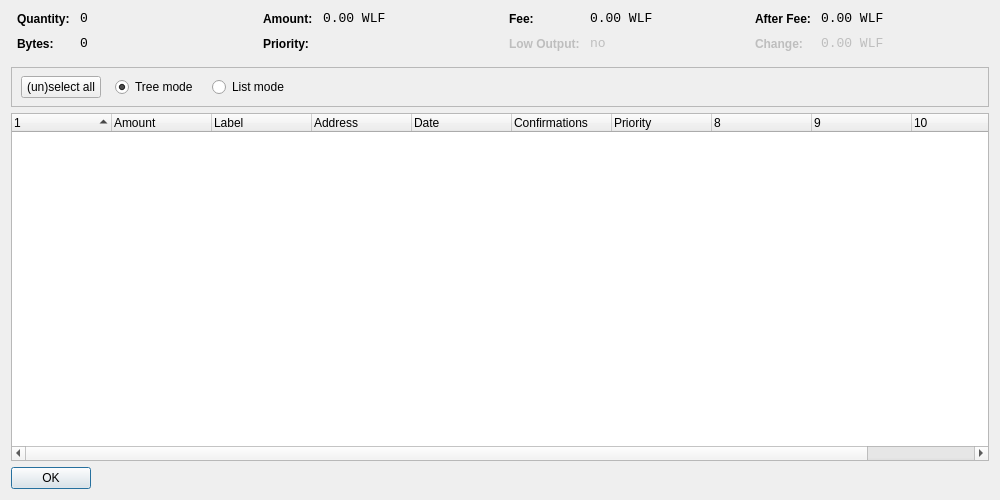
<?xml version="1.0" encoding="UTF-8"?>
<ui version="4.0">
 <class>CoinControlDialog</class>
 <widget class="QDialog" name="CoinControlDialog">
  <property name="geometry">
   <rect>
    <x>0</x>
    <y>0</y>
    <width>1000</width>
    <height>500</height>
   </rect>
  </property>
  <property name="windowTitle">
   <string>Coin Control</string>
  </property>
  <layout class="QVBoxLayout" name="verticalLayout">
   <item>
    <layout class="QHBoxLayout" name="horizontalLayoutTop" stretch="0,0,0,0">
     <property name="topMargin">
      <number>0</number>
     </property>
     <property name="bottomMargin">
      <number>10</number>
     </property>
     <item>
      <layout class="QFormLayout" name="formLayoutCoinControl1">
       <property name="horizontalSpacing">
        <number>10</number>
       </property>
       <property name="verticalSpacing">
        <number>10</number>
       </property>
       <property name="leftMargin">
        <number>6</number>
       </property>
       <property name="rightMargin">
        <number>6</number>
       </property>
       <item row="0" column="0">
        <widget class="QLabel" name="labelCoinControlQuantityText">
         <property name="styleSheet">
          <string notr="true">font-weight:bold;</string>
         </property>
         <property name="text">
          <string>Quantity:</string>
         </property>
        </widget>
       </item>
       <item row="0" column="1">
        <widget class="QLabel" name="labelCoinControlQuantity">
         <property name="font">
          <font>
           <family>Monospace</family>
           <pointsize>10</pointsize>
          </font>
         </property>
         <property name="cursor">
          <cursorShape>IBeamCursor</cursorShape>
         </property>
         <property name="contextMenuPolicy">
          <enum>Qt::ActionsContextMenu</enum>
         </property>
         <property name="text">
          <string>0</string>
         </property>
         <property name="textInteractionFlags">
          <set>Qt::LinksAccessibleByMouse|Qt::TextSelectableByKeyboard|Qt::TextSelectableByMouse</set>
         </property>
        </widget>
       </item>
       <item row="1" column="0">
        <widget class="QLabel" name="labelCoinControlBytesText">
         <property name="styleSheet">
          <string notr="true">font-weight:bold;</string>
         </property>
         <property name="text">
          <string>Bytes:</string>
         </property>
        </widget>
       </item>
       <item row="1" column="1">
        <widget class="QLabel" name="labelCoinControlBytes">
         <property name="font">
          <font>
           <family>Monospace</family>
           <pointsize>10</pointsize>
          </font>
         </property>
         <property name="cursor">
          <cursorShape>IBeamCursor</cursorShape>
         </property>
         <property name="contextMenuPolicy">
          <enum>Qt::ActionsContextMenu</enum>
         </property>
         <property name="text">
          <string>0</string>
         </property>
         <property name="textInteractionFlags">
          <set>Qt::LinksAccessibleByMouse|Qt::TextSelectableByKeyboard|Qt::TextSelectableByMouse</set>
         </property>
        </widget>
       </item>
      </layout>
     </item>
     <item>
      <layout class="QFormLayout" name="formLayoutCoinControl2">
       <property name="horizontalSpacing">
        <number>10</number>
       </property>
       <property name="verticalSpacing">
        <number>10</number>
       </property>
       <property name="leftMargin">
        <number>6</number>
       </property>
       <property name="rightMargin">
        <number>6</number>
       </property>
       <item row="0" column="0">
        <widget class="QLabel" name="labelCoinControlAmountText">
         <property name="styleSheet">
          <string notr="true">font-weight:bold;</string>
         </property>
         <property name="text">
          <string>Amount:</string>
         </property>
        </widget>
       </item>
       <item row="0" column="1">
        <widget class="QLabel" name="labelCoinControlAmount">
         <property name="font">
          <font>
           <family>Monospace</family>
           <pointsize>10</pointsize>
          </font>
         </property>
         <property name="cursor">
          <cursorShape>IBeamCursor</cursorShape>
         </property>
         <property name="contextMenuPolicy">
          <enum>Qt::ActionsContextMenu</enum>
         </property>
         <property name="text">
          <string>0.00 WLF</string>
         </property>
         <property name="textInteractionFlags">
          <set>Qt::LinksAccessibleByMouse|Qt::TextSelectableByKeyboard|Qt::TextSelectableByMouse</set>
         </property>
        </widget>
       </item>
       <item row="1" column="0">
        <widget class="QLabel" name="labelCoinControlPriorityText">
         <property name="styleSheet">
          <string notr="true">font-weight:bold;</string>
         </property>
         <property name="text">
          <string>Priority:</string>
         </property>
        </widget>
       </item>
       <item row="1" column="1">
        <widget class="QLabel" name="labelCoinControlPriority">
         <property name="font">
          <font>
           <family>Monospace</family>
           <pointsize>10</pointsize>
          </font>
         </property>
         <property name="cursor">
          <cursorShape>IBeamCursor</cursorShape>
         </property>
         <property name="contextMenuPolicy">
          <enum>Qt::ActionsContextMenu</enum>
         </property>
         <property name="text">
          <string/>
         </property>
         <property name="textInteractionFlags">
          <set>Qt::LinksAccessibleByMouse|Qt::TextSelectableByKeyboard|Qt::TextSelectableByMouse</set>
         </property>
        </widget>
       </item>
      </layout>
     </item>
     <item>
      <layout class="QFormLayout" name="formLayoutCoinControl3">
       <property name="horizontalSpacing">
        <number>10</number>
       </property>
       <property name="verticalSpacing">
        <number>10</number>
       </property>
       <property name="leftMargin">
        <number>6</number>
       </property>
       <property name="rightMargin">
        <number>6</number>
       </property>
       <item row="0" column="0">
        <widget class="QLabel" name="labelCoinControlFeeText">
         <property name="styleSheet">
          <string notr="true">font-weight:bold;</string>
         </property>
         <property name="text">
          <string>Fee:</string>
         </property>
        </widget>
       </item>
       <item row="0" column="1">
        <widget class="QLabel" name="labelCoinControlFee">
         <property name="font">
          <font>
           <family>Monospace</family>
           <pointsize>10</pointsize>
          </font>
         </property>
         <property name="cursor">
          <cursorShape>IBeamCursor</cursorShape>
         </property>
         <property name="contextMenuPolicy">
          <enum>Qt::ActionsContextMenu</enum>
         </property>
         <property name="text">
          <string>0.00 WLF</string>
         </property>
         <property name="textInteractionFlags">
          <set>Qt::LinksAccessibleByMouse|Qt::TextSelectableByKeyboard|Qt::TextSelectableByMouse</set>
         </property>
        </widget>
       </item>
       <item row="1" column="0">
        <widget class="QLabel" name="labelCoinControlLowOutputText">
         <property name="enabled">
          <bool>false</bool>
         </property>
         <property name="styleSheet">
          <string notr="true">font-weight:bold;</string>
         </property>
         <property name="text">
          <string>Low Output:</string>
         </property>
        </widget>
       </item>
       <item row="1" column="1">
        <widget class="QLabel" name="labelCoinControlLowOutput">
         <property name="enabled">
          <bool>false</bool>
         </property>
         <property name="font">
          <font>
           <family>Monospace</family>
           <pointsize>10</pointsize>
          </font>
         </property>
         <property name="cursor">
          <cursorShape>IBeamCursor</cursorShape>
         </property>
         <property name="contextMenuPolicy">
          <enum>Qt::ActionsContextMenu</enum>
         </property>
         <property name="text">
          <string>no</string>
         </property>
         <property name="textInteractionFlags">
          <set>Qt::LinksAccessibleByMouse|Qt::TextSelectableByKeyboard|Qt::TextSelectableByMouse</set>
         </property>
        </widget>
       </item>
      </layout>
     </item>
     <item>
      <layout class="QFormLayout" name="formLayoutCoinControl4">
       <property name="fieldGrowthPolicy">
        <enum>QFormLayout::AllNonFixedFieldsGrow</enum>
       </property>
       <property name="horizontalSpacing">
        <number>10</number>
       </property>
       <property name="verticalSpacing">
        <number>10</number>
       </property>
       <property name="leftMargin">
        <number>6</number>
       </property>
       <property name="rightMargin">
        <number>6</number>
       </property>
       <item row="0" column="0">
        <widget class="QLabel" name="labelCoinControlAfterFeeText">
         <property name="styleSheet">
          <string notr="true">font-weight:bold;</string>
         </property>
         <property name="text">
          <string>After Fee:</string>
         </property>
        </widget>
       </item>
       <item row="0" column="1">
        <widget class="QLabel" name="labelCoinControlAfterFee">
         <property name="font">
          <font>
           <family>Monospace</family>
           <pointsize>10</pointsize>
          </font>
         </property>
         <property name="cursor">
          <cursorShape>IBeamCursor</cursorShape>
         </property>
         <property name="contextMenuPolicy">
          <enum>Qt::ActionsContextMenu</enum>
         </property>
         <property name="text">
          <string>0.00 WLF</string>
         </property>
         <property name="textInteractionFlags">
          <set>Qt::LinksAccessibleByMouse|Qt::TextSelectableByKeyboard|Qt::TextSelectableByMouse</set>
         </property>
        </widget>
       </item>
       <item row="1" column="0">
        <widget class="QLabel" name="labelCoinControlChangeText">
         <property name="enabled">
          <bool>false</bool>
         </property>
         <property name="styleSheet">
          <string notr="true">font-weight:bold;</string>
         </property>
         <property name="text">
          <string>Change:</string>
         </property>
        </widget>
       </item>
       <item row="1" column="1">
        <widget class="QLabel" name="labelCoinControlChange">
         <property name="enabled">
          <bool>false</bool>
         </property>
         <property name="font">
          <font>
           <family>Monospace</family>
           <pointsize>10</pointsize>
          </font>
         </property>
         <property name="cursor">
          <cursorShape>IBeamCursor</cursorShape>
         </property>
         <property name="contextMenuPolicy">
          <enum>Qt::ActionsContextMenu</enum>
         </property>
         <property name="text">
          <string>0.00 WLF</string>
         </property>
         <property name="textInteractionFlags">
          <set>Qt::LinksAccessibleByMouse|Qt::TextSelectableByKeyboard|Qt::TextSelectableByMouse</set>
         </property>
        </widget>
       </item>
      </layout>
     </item>
    </layout>
   </item>
   <item>
    <widget class="QFrame" name="frame">
     <property name="minimumSize">
      <size>
       <width>0</width>
       <height>40</height>
      </size>
     </property>
     <property name="frameShape">
      <enum>QFrame::StyledPanel</enum>
     </property>
     <property name="frameShadow">
      <enum>QFrame::Sunken</enum>
     </property>
     <widget class="QWidget" name="horizontalLayoutWidget">
      <property name="geometry">
       <rect>
        <x>10</x>
        <y>0</y>
        <width>781</width>
        <height>41</height>
       </rect>
      </property>
      <layout class="QHBoxLayout" name="horizontalLayoutPanel" stretch="0,0,0,0">
       <property name="spacing">
        <number>14</number>
       </property>
       <item>
        <widget class="QPushButton" name="pushButtonSelectAll">
         <property name="sizePolicy">
          <sizepolicy hsizetype="Maximum" vsizetype="Fixed">
           <horstretch>0</horstretch>
           <verstretch>0</verstretch>
          </sizepolicy>
         </property>
         <property name="text">
          <string>(un)select all</string>
         </property>
        </widget>
       </item>
       <item>
        <widget class="QRadioButton" name="radioTreeMode">
         <property name="sizePolicy">
          <sizepolicy hsizetype="Maximum" vsizetype="Fixed">
           <horstretch>0</horstretch>
           <verstretch>0</verstretch>
          </sizepolicy>
         </property>
         <property name="text">
          <string>Tree mode</string>
         </property>
         <property name="checked">
          <bool>true</bool>
         </property>
        </widget>
       </item>
       <item>
        <widget class="QRadioButton" name="radioListMode">
         <property name="sizePolicy">
          <sizepolicy hsizetype="Maximum" vsizetype="Fixed">
           <horstretch>0</horstretch>
           <verstretch>0</verstretch>
          </sizepolicy>
         </property>
         <property name="text">
          <string>List mode</string>
         </property>
        </widget>
       </item>
       <item>
        <spacer name="horizontalSpacer">
         <property name="orientation">
          <enum>Qt::Horizontal</enum>
         </property>
         <property name="sizeHint" stdset="0">
          <size>
           <width>40</width>
           <height>20</height>
          </size>
         </property>
        </spacer>
       </item>
      </layout>
     </widget>
    </widget>
   </item>
   <item>
    <widget class="CoinControlTreeWidget" name="treeWidget">
     <property name="contextMenuPolicy">
      <enum>Qt::CustomContextMenu</enum>
     </property>
     <property name="sortingEnabled">
      <bool>false</bool>
     </property>
     <property name="columnCount">
      <number>11</number>
     </property>
     <attribute name="headerShowSortIndicator" stdset="0">
      <bool>true</bool>
     </attribute>
     <attribute name="headerStretchLastSection">
      <bool>false</bool>
     </attribute>
     <column>
      <property name="text">
       <string/>
      </property>
     </column>
     <column>
      <property name="text">
       <string>Amount</string>
      </property>
     </column>
     <column>
      <property name="text">
       <string>Label</string>
      </property>
     </column>
     <column>
      <property name="text">
       <string>Address</string>
      </property>
     </column>
     <column>
      <property name="text">
       <string>Date</string>
      </property>
     </column>
     <column>
      <property name="text">
       <string>Confirmations</string>
      </property>
      <property name="toolTip">
       <string>Confirmed</string>
      </property>
     </column>
     <column>
      <property name="text">
       <string>Priority</string>
      </property>
     </column>
     <column>
      <property name="text">
       <string/>
      </property>
     </column>
     <column>
      <property name="text">
       <string/>
      </property>
     </column>
     <column>
      <property name="text">
       <string/>
      </property>
     </column>
     <column>
      <property name="text">
       <string/>
      </property>
     </column>
    </widget>
   </item>
   <item>
    <widget class="QDialogButtonBox" name="buttonBox">
     <property name="sizePolicy">
      <sizepolicy hsizetype="Maximum" vsizetype="Fixed">
       <horstretch>0</horstretch>
       <verstretch>0</verstretch>
      </sizepolicy>
     </property>
     <property name="orientation">
      <enum>Qt::Horizontal</enum>
     </property>
     <property name="standardButtons">
      <set>QDialogButtonBox::Ok</set>
     </property>
    </widget>
   </item>
  </layout>
 </widget>
 <customwidgets>
  <customwidget>
   <class>CoinControlTreeWidget</class>
   <extends>QTreeWidget</extends>
   <header>coincontroltreewidget.h</header>
  </customwidget>
 </customwidgets>
 <resources/>
 <connections/>
</ui>
